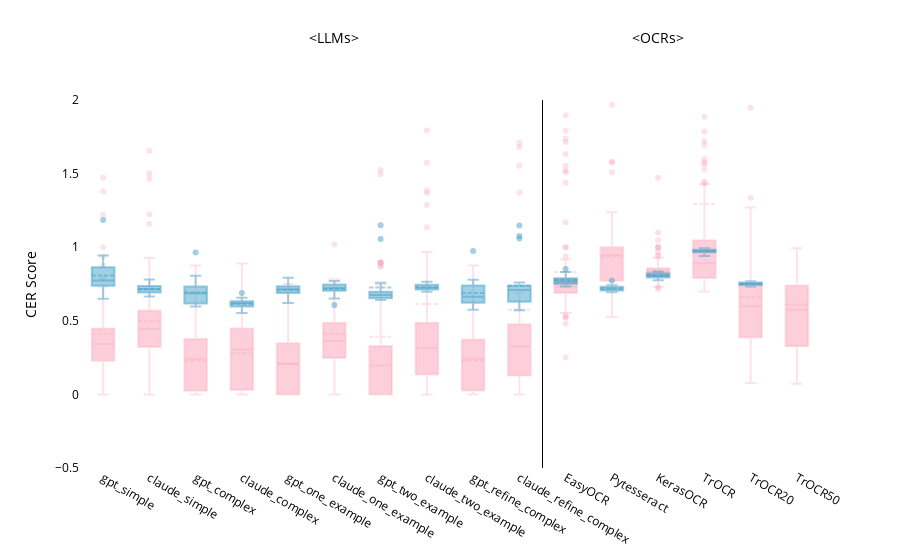

Source (notebook cell):
### Markdown cell above
# Difference between Perline and Whole

### Code cell
# d1 = bleu_n3
# d2 = bleu_whole_normalized
d1 = cer_normalized
d2 = cer_whole_normalized

d1['source'] = 'Perline'
d2['source'] = 'Whole'

score= 'cer' #Change depending on the dataset

combined_bleu = pd.concat([d1, d2])

# perline_color = "rgba(143,206,0, 0.5)"  #green
whole_color = "rgba(67, 162, 202, 0.5)"  # semi-transparent blue
perline_color = "rgba(250, 159, 181, 0.3)"  # lighter pink with more transparency


fig = go.Figure()

for model in llm_order + ocr_order + ocr_ft_order:
    for source, color in zip(['Perline', 'Whole'], [perline_color, whole_color]):
        fig.add_trace(go.Box(
            x=combined_bleu[(combined_bleu['model'] == model) & (combined_bleu['source'] == source)]['model'],
            y=combined_bleu[(combined_bleu['model'] == model) & (combined_bleu['source'] == source)][score],
            boxmean=True,
            marker=dict(color=color),
            showlegend=False  
        ))


ocr_start_index = len(llm_order)  
ocr_ft_start_index = ocr_start_index + len(ocr_order)  
llm_midpoint = ocr_start_index / 2  
ocr_midpoint = ocr_start_index + (len(ocr_order) / 2)  

fig.update_layout(
    # title='BLEU Scores (Perline vs. Whole)',
    # xaxis_title='Model',
    yaxis_title= f'{score.upper()} Score',
    # margin=dict(l=10, r=10, t=10, b=10),
    plot_bgcolor='rgba(0,0,0,0)',
    # paper_bgcolor='rgba(0,0,0,0)',
    font_color = 'black',
    xaxis=dict(
        categoryorder='array',  
        categoryarray=llm_order + ocr_order + ocr_ft_order 
    ),
    yaxis = dict(range=[-0.5, 2]), # Zoom only for CER scores
    showlegend=False,
    # legend=dict(
    #             orientation="h",
    #             entrywidth=70,
    #             yanchor="bottom",
    #             y=1.02,
    #             xanchor="right",
    #             x=1),
    shapes=[
        dict(
            type="line",
            x0=ocr_start_index - 0.5,  
            x1=ocr_start_index - 0.5,
            y0=0,
            y1=1,
            xref="x",
            yref="paper", 
            line=dict(color="black", width=1)
        )
    ],
    annotations=[
        dict(
            x=llm_midpoint,  
            y=1.2,  
            xref='x',
            yref='paper',
            text='<LLMs>',
            showarrow=False,
            font=dict(size=14)
        ),
        dict(
            x=ocr_midpoint, 
            y=1.2,  
            xref='x',
            yref='paper',
            text='<OCRs>',
            showarrow=False,
            font=dict(size=14)
        )
    ]
)

fig.show()

### Figure 1 — Plotly figure (JSON) as saved in the notebook; plotly's stock layout.template omitted (floating-point values rounded to 4 significant figures; data arrays with more than 128 entries replaced by an {"elided": "..."} marker saying what was removed)
{"data": [{"boxmean": true, "marker": {"color": "rgba(250, 159, 181, 0.3)"}, "showlegend": false, "type": "box", "x": {"elided": "283 str values"}, "y": {"elided": "283 float values"}}, {"boxmean": true, "marker": {"color": "rgba(67, 162, 202, 0.5)"}, "showlegend": false, "type": "box", "x": ["gpt_simple", "gpt_simple", "gpt_simple", "gpt_simple", "gpt_simple", "gpt_simple", "gpt_simple", "gpt_simple", "gpt_simple", "gpt_simple", "gpt_simple", "gpt_simple", "gpt_simple", "gpt_simple", "gpt_simple", "gpt_simple", "gpt_simple", "gpt_simple", "gpt_simple"], "y": [0.7426, 0.9438, 0.8255, 0.843, 1.186, 0.6871, 0.7742, 0.8289, 0.8999, 0.6496, 0.8697, 0.7505, 0.7421, 0.7408, 0.8489, 0.7169, 0.7368, 0.9038, 0.6727]}, {"boxmean": true, "marker": {"color": "rgba(250, 159, 181, 0.3)"}, "showlegend": false, "type": "box", "x": {"elided": "283 str values"}, "y": {"elided": "283 float values"}}, {"boxmean": true, "marker": {"color": "rgba(67, 162, 202, 0.5)"}, "showlegend": false, "type": "box", "x": ["claude_simple", "claude_simple", "claude_simple", "claude_simple", "claude_simple", "claude_simple", "claude_simple", "claude_simple", "claude_simple", "claude_simple", "claude_simple", "claude_simple", "claude_simple", "claude_simple", "claude_simple", "claude_simple", "claude_simple", "claude_simple", "claude_simple"], "y": [0.7076, 0.7278, 0.6737, 0.6643, 0.7187, 0.7153, 0.692, 0.7553, 0.72, 0.7808, 0.7618, 0.6955, 0.6857, 0.6944, 0.6978, 0.7438, 0.719, 0.7401, 0.6819]}, {"boxmean": true, "marker": {"color": "rgba(250, 159, 181, 0.3)"}, "showlegend": false, "type": "box", "x": {"elided": "283 str values"}, "y": {"elided": "283 float values"}}, {"boxmean": true, "marker": {"color": "rgba(67, 162, 202, 0.5)"}, "showlegend": false, "type": "box", "x": ["gpt_complex", "gpt_complex", "gpt_complex", "gpt_complex", "gpt_complex", "gpt_complex", "gpt_complex", "gpt_complex", "gpt_complex", "gpt_complex", "gpt_complex", "gpt_complex", "gpt_complex", "gpt_complex", "gpt_complex", "gpt_complex", "gpt_complex", "gpt_complex", "gpt_complex"], "y": [0.7337, 0.7433, 0.617, 0.9644, 0.5968, 0.7402, 0.718, 0.6037, 0.6354, 0.6648, 0.6225, 0.8063, 0.6868, 0.5985, 0.7338, 0.6436, 0.7301, 0.7193, 0.5997]}, {"boxmean": true, "marker": {"color": "rgba(250, 159, 181, 0.3)"}, "showlegend": false, "type": "box", "x": {"elided": "283 str values"}, "y": {"elided": "283 float values"}}, {"boxmean": true, "marker": {"color": "rgba(67, 162, 202, 0.5)"}, "showlegend": false, "type": "box", "x": ["claude_complex", "claude_complex", "claude_complex", "claude_complex", "claude_complex", "claude_complex", "claude_complex", "claude_complex", "claude_complex", "claude_complex", "claude_complex", "claude_complex", "claude_complex", "claude_complex", "claude_complex", "claude_complex", "claude_complex", "claude_complex", "claude_complex"], "y": [0.6209, 0.6206, 0.5538, 0.5633, 0.6048, 0.5948, 0.6426, 0.633, 0.6891, 0.605, 0.6174, 0.6337, 0.6563, 0.6312, 0.6309, 0.6038, 0.6252, 0.579, 0.5707]}, {"boxmean": true, "marker": {"color": "rgba(250, 159, 181, 0.3)"}, "showlegend": false, "type": "box", "x": {"elided": "282 str values"}, "y": {"elided": "282 float values"}}, {"boxmean": true, "marker": {"color": "rgba(67, 162, 202, 0.5)"}, "showlegend": false, "type": "box", "x": ["gpt_one_example", "gpt_one_example", "gpt_one_example", "gpt_one_example", "gpt_one_example", "gpt_one_example", "gpt_one_example", "gpt_one_example", "gpt_one_example", "gpt_one_example", "gpt_one_example", "gpt_one_example", "gpt_one_example", "gpt_one_example", "gpt_one_example", "gpt_one_example", "gpt_one_example", "gpt_one_example"], "y": [0.7349, 0.7221, 0.718, 0.7104, 0.7917, 0.7214, 0.6956, 0.6882, 0.6707, 0.6538, 0.6421, 0.7889, 0.745, 0.7439, 0.6204, 0.6907, 0.7017, 0.7289]}, {"boxmean": true, "marker": {"color": "rgba(250, 159, 181, 0.3)"}, "showlegend": false, "type": "box", "x": {"elided": "282 str values"}, "y": {"elided": "282 float values"}}, {"boxmean": true, "marker": {"color": "rgba(67, 162, 202, 0.5)"}, "showlegend": false, "type": "box", "x": ["claude_one_example", "claude_one_example", "claude_one_example", "claude_one_example", "claude_one_example", "claude_one_example", "claude_one_example", "claude_one_example", "claude_one_example", "claude_one_example", "claude_one_example", "claude_one_example", "claude_one_example", "claude_one_example", "claude_one_example", "claude_one_example", "claude_one_example", "claude_one_example"], "y": [0.7237, 0.7095, 0.7142, 0.6077, 0.704, 0.7551, 0.73, 0.7479, 0.7708, 0.7094, 0.7202, 0.7491, 0.7461, 0.6512, 0.7268, 0.7007, 0.7297, 0.7005]}, {"boxmean": true, "marker": {"color": "rgba(250, 159, 181, 0.3)"}, "showlegend": false, "type": "box", "x": {"elided": "281 str values"}, "y": {"elided": "281 float values"}}, {"boxmean": true, "marker": {"color": "rgba(67, 162, 202, 0.5)"}, "showlegend": false, "type": "box", "x": ["gpt_two_example", "gpt_two_example", "gpt_two_example", "gpt_two_example", "gpt_two_example", "gpt_two_example", "gpt_two_example", "gpt_two_example", "gpt_two_example", "gpt_two_example", "gpt_two_example", "gpt_two_example", "gpt_two_example", "gpt_two_example", "gpt_two_example", "gpt_two_example", "gpt_two_example"], "y": [0.6459, 0.647, 0.6753, 0.7069, 0.7582, 0.6932, 0.6951, 0.6579, 0.6852, 1.15, 0.6545, 0.6415, 1.056, 0.6902, 0.6741, 0.6736, 0.6512]}, {"boxmean": true, "marker": {"color": "rgba(250, 159, 181, 0.3)"}, "showlegend": false, "type": "box", "x": {"elided": "281 str values"}, "y": {"elided": "281 float values"}}, {"boxmean": true, "marker": {"color": "rgba(67, 162, 202, 0.5)"}, "showlegend": false, "type": "box", "x": ["claude_two_example", "claude_two_example", "claude_two_example", "claude_two_example", "claude_two_example", "claude_two_example", "claude_two_example", "claude_two_example", "claude_two_example", "claude_two_example", "claude_two_example", "claude_two_example", "claude_two_example", "claude_two_example", "claude_two_example", "claude_two_example", "claude_two_example"], "y": [0.7226, 0.7089, 0.7137, 0.7093, 0.7133, 0.7645, 0.7289, 0.7379, 0.7655, 0.7167, 0.7157, 0.7495, 0.7513, 0.7424, 0.6974, 0.7344, 0.7028]}, {"boxmean": true, "marker": {"color": "rgba(250, 159, 181, 0.3)"}, "showlegend": false, "type": "box", "x": {"elided": "283 str values"}, "y": {"elided": "283 float values"}}, {"boxmean": true, "marker": {"color": "rgba(67, 162, 202, 0.5)"}, "showlegend": false, "type": "box", "x": ["gpt_refine_complex", "gpt_refine_complex", "gpt_refine_complex", "gpt_refine_complex", "gpt_refine_complex", "gpt_refine_complex", "gpt_refine_complex", "gpt_refine_complex", "gpt_refine_complex", "gpt_refine_complex", "gpt_refine_complex", "gpt_refine_complex", "gpt_refine_complex", "gpt_refine_complex", "gpt_refine_complex", "gpt_refine_complex", "gpt_refine_complex", "gpt_refine_complex", "gpt_refine_complex"], "y": [0.7337, 0.6155, 0.7169, 0.575, 0.6443, 0.6628, 0.6582, 0.6643, 0.6006, 0.975, 0.7438, 0.7413, 0.7524, 0.6438, 0.6599, 0.6028, 0.7351, 0.7791, 0.5962]}, {"boxmean": true, "marker": {"color": "rgba(250, 159, 181, 0.3)"}, "showlegend": false, "type": "box", "x": {"elided": "283 str values"}, "y": {"elided": "283 float values"}}, {"boxmean": true, "marker": {"color": "rgba(67, 162, 202, 0.5)"}, "showlegend": false, "type": "box", "x": ["claude_refine_complex", "claude_refine_complex", "claude_refine_complex", "claude_refine_complex", "claude_refine_complex", "claude_refine_complex", "claude_refine_complex", "claude_refine_complex", "claude_refine_complex", "claude_refine_complex", "claude_refine_complex", "claude_refine_complex", "claude_refine_complex", "claude_refine_complex", "claude_refine_complex", "claude_refine_complex", "claude_refine_complex", "claude_refine_complex", "claude_refine_complex"], "y": [0.7287, 0.6246, 0.571, 0.589, 0.71, 0.6943, 0.7362, 0.6355, 0.6368, 0.735, 1.059, 0.7601, 1.148, 0.7418, 0.6398, 0.7128, 1.076, 0.5754, 0.628]}, {"boxmean": true, "marker": {"color": "rgba(250, 159, 181, 0.3)"}, "showlegend": false, "type": "box", "x": {"elided": "283 str values"}, "y": {"elided": "283 float values"}}, {"boxmean": true, "marker": {"color": "rgba(67, 162, 202, 0.5)"}, "showlegend": false, "type": "box", "x": ["EasyOCR", "EasyOCR", "EasyOCR", "EasyOCR", "EasyOCR", "EasyOCR", "EasyOCR", "EasyOCR", "EasyOCR", "EasyOCR", "EasyOCR", "EasyOCR", "EasyOCR", "EasyOCR", "EasyOCR", "EasyOCR", "EasyOCR", "EasyOCR", "EasyOCR"], "y": [0.7832, 0.7759, 0.7563, 0.7717, 0.8526, 0.7369, 0.7768, 0.7668, 0.7432, 0.7918, 0.8292, 0.7523, 0.8307, 0.7508, 0.7657, 0.767, 0.8207, 0.7334, 0.7514]}, {"boxmean": true, "marker": {"color": "rgba(250, 159, 181, 0.3)"}, "showlegend": false, "type": "box", "x": {"elided": "283 str values"}, "y": {"elided": "283 float values"}}, {"boxmean": true, "marker": {"color": "rgba(67, 162, 202, 0.5)"}, "showlegend": false, "type": "box", "x": ["Pytesseract", "Pytesseract", "Pytesseract", "Pytesseract", "Pytesseract", "Pytesseract", "Pytesseract", "Pytesseract", "Pytesseract", "Pytesseract", "Pytesseract", "Pytesseract", "Pytesseract", "Pytesseract", "Pytesseract", "Pytesseract", "Pytesseract", "Pytesseract", "Pytesseract"], "y": [0.7082, 0.7077, 0.7104, 0.6988, 0.704, 0.712, 0.7268, 0.7295, 0.722, 0.699, 0.7101, 0.7408, 0.7386, 0.7329, 0.7333, 0.7299, 0.7729, 0.6939, 0.7051]}, {"boxmean": true, "marker": {"color": "rgba(250, 159, 181, 0.3)"}, "showlegend": false, "type": "box", "x": {"elided": "283 str values"}, "y": {"elided": "283 float values"}}, {"boxmean": true, "marker": {"color": "rgba(67, 162, 202, 0.5)"}, "showlegend": false, "type": "box", "x": ["KerasOCR", "KerasOCR", "KerasOCR", "KerasOCR", "KerasOCR", "KerasOCR", "KerasOCR", "KerasOCR", "KerasOCR", "KerasOCR", "KerasOCR", "KerasOCR", "KerasOCR", "KerasOCR", "KerasOCR", "KerasOCR", "KerasOCR", "KerasOCR", "KerasOCR"], "y": [0.7943, 0.8017, 0.8244, 0.8004, 0.7863, 0.8259, 0.796, 0.8195, 0.8341, 0.7949, 0.7747, 0.8219, 0.7772, 0.8061, 0.8071, 0.813, 0.7873, 0.8212, 0.8204]}, {"boxmean": true, "marker": {"color": "rgba(250, 159, 181, 0.3)"}, "showlegend": false, "type": "box", "x": {"elided": "283 str values"}, "y": {"elided": "283 float values"}}, {"boxmean": true, "marker": {"color": "rgba(67, 162, 202, 0.5)"}, "showlegend": false, "type": "box", "x": ["TrOCR", "TrOCR", "TrOCR", "TrOCR", "TrOCR", "TrOCR", "TrOCR", "TrOCR", "TrOCR", "TrOCR", "TrOCR", "TrOCR", "TrOCR", "TrOCR", "TrOCR", "TrOCR", "TrOCR", "TrOCR", "TrOCR"], "y": [0.9794, 0.9582, 0.9854, 0.9825, 0.99, 0.9701, 0.9402, 0.9736, 0.9923, 0.9646, 0.9725, 0.9606, 0.9701, 0.9837, 0.9439, 0.9809, 0.98, 0.9777, 0.9658]}, {"boxmean": true, "marker": {"color": "rgba(250, 159, 181, 0.3)"}, "showlegend": false, "type": "box", "x": {"elided": "210 str values"}, "y": {"elided": "210 float values"}}, {"boxmean": true, "marker": {"color": "rgba(67, 162, 202, 0.5)"}, "showlegend": false, "type": "box", "x": ["TrOCR20", "TrOCR20", "TrOCR20", "TrOCR20", "TrOCR20", "TrOCR20", "TrOCR20", "TrOCR20", "TrOCR20", "TrOCR20", "TrOCR20", "TrOCR20", "TrOCR20", "TrOCR20", "TrOCR20", "TrOCR20"], "y": [0.7504, 0.7326, 0.7328, 0.754, 0.7565, 0.7643, 0.7411, 0.7478, 0.7688, 0.7467, 0.7576, 0.7623, 0.7603, 0.7376, 0.7599, 0.7451]}, {"boxmean": true, "marker": {"color": "rgba(250, 159, 181, 0.3)"}, "showlegend": false, "type": "box", "x": {"elided": "131 str values"}, "y": {"elided": "131 float values"}}, {"boxmean": true, "marker": {"color": "rgba(67, 162, 202, 0.5)"}, "showlegend": false, "type": "box", "x": [], "y": []}], "layout": {"annotations": [{"font": {"size": 14}, "showarrow": false, "text": "<LLMs>", "x": 5, "xref": "x", "y": 1.2, "yref": "paper"}, {"font": {"size": 14}, "showarrow": false, "text": "<OCRs>", "x": 12, "xref": "x", "y": 1.2, "yref": "paper"}], "font": {"color": "black"}, "plot_bgcolor": "rgba(0,0,0,0)", "shapes": [{"line": {"color": "black", "width": 1}, "type": "line", "x0": 9.5, "x1": 9.5, "xref": "x", "y0": 0, "y1": 1, "yref": "paper"}], "showlegend": false, "xaxis": {"categoryarray": ["gpt_simple", "claude_simple", "gpt_complex", "claude_complex", "gpt_one_example", "claude_one_example", "gpt_two_example", "claude_two_example", "gpt_refine_complex", "claude_refine_complex", "EasyOCR", "Pytesseract", "KerasOCR", "TrOCR", "TrOCR20", "TrOCR50"], "categoryorder": "array"}, "yaxis": {"range": [-0.5, 2], "title": {"text": "CER Score"}}}}
